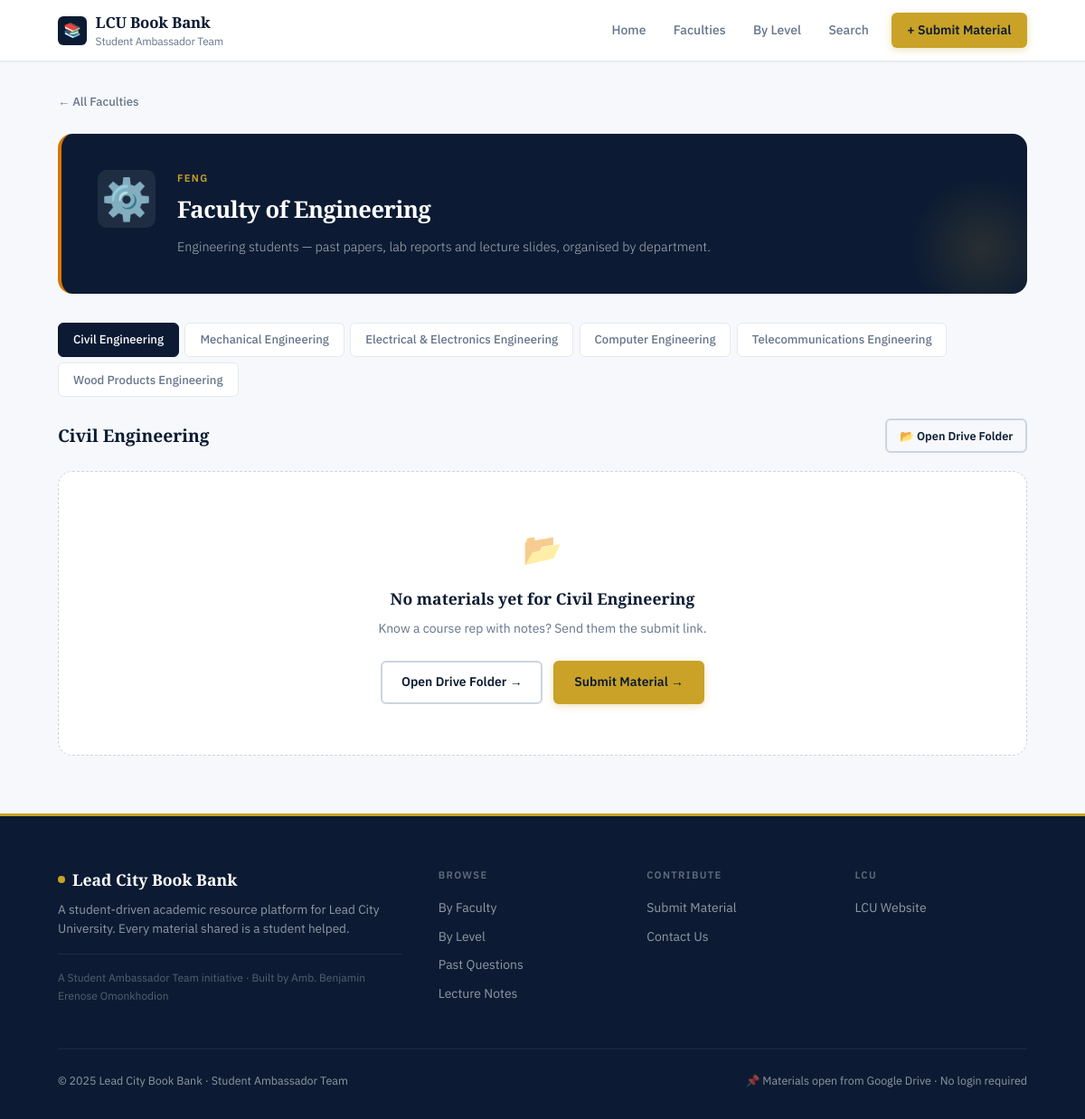
Screenshot of /faculty/faculty-of-engineering/ with the database file from the repository.
### core/models.py (models this page shows, shortened)
class Faculty(models.Model):
    name        = models.CharField(max_length=200)
    slug        = models.SlugField(unique=True)
    abbr        = models.CharField(max_length=10)
    emoji       = models.CharField(max_length=10, default="📚")
    degree      = models.CharField(max_length=60)          # e.g. "B.Sc"
    description = models.TextField()
    drive_url   = models.URLField(blank=True)
    color       = models.CharField(max_length=7, default="#0c1b33")
    order       = models.PositiveIntegerField(default=0)   # display order
    class Meta:
        verbose_name_plural = "Faculties"
        ordering = ["order", "name"]
    def dept_count(self):
        return self.departments.count()

class Department(models.Model):
    faculty   = models.ForeignKey(Faculty, on_delete=models.CASCADE,
                                   related_name="departments")
    name      = models.CharField(max_length=200)
    slug      = models.SlugField()
    drive_url = models.URLField(blank=True)
    order     = models.PositiveIntegerField(default=0)
    class Meta:
        ordering = ["order", "name"]
        unique_together = [["faculty", "slug"]]
    def material_count(self):
        return self.resources.filter(status="approved").count()

### core/views.py (the view)
# urls.py: path("faculty/<slug:slug>/",      views.faculty_detail,  name="faculty"),
def faculty_detail(request, slug):
    faculty = get_object_or_404(
        Faculty.objects.prefetch_related("departments"), slug=slug
    )
    departments = faculty.departments.all()
    dept_slug = request.GET.get("dept")
    if dept_slug:
        active_dept = get_object_or_404(Department, faculty=faculty, slug=dept_slug)
    else:
        active_dept = departments.first()
    materials = Resource.objects.filter(
        department=active_dept, status="approved"
    ).order_by("-published_at") if active_dept else []
    return render(request, "core/faculty.html", {
        "faculty":     faculty,
        "departments": departments,
        "active_dept": active_dept,
        "materials":   materials,
    })

### core/context_processors.py (called while the page is built)
def site_stats(request):
    return {
        "total_materials": Resource.objects.filter(status="approved").count(),
        "total_faculties": Faculty.objects.count(),
        "total_depts": sum(f.dept_count() for f in Faculty.objects.all()),
    }

### templates/core/faculty.html (shortened to what this page needs)
{% extends "core/base.html" %}
{% block content %}
<div class="container" style="padding-top:2rem;padding-bottom:4rem;">
  <a href="{% url 'home' %}#faculties" style="display:inline-flex;align-items:center;gap:.4rem;font-size:.82rem;color:var(--text-3);margin-bottom:1.5rem;font-weight:500;">← All Faculties</a>
  <div class="faculty-hero" style="border-left:4px solid {{ faculty.color }};">
    <div class="faculty-hero__inner">
      <div class="faculty-hero__emoji">{{ faculty.emoji }}</div>
      <div>
        <div class="faculty-hero__abbr">{{ faculty.abbr }}</div>
        <h1 class="faculty-hero__name">{{ faculty.name }}</h1>
        <p class="faculty-hero__desc">{{ faculty.description }}</p>
      </div>
    </div>
  </div>
  <div class="dept-tabs">
    {% for dept in departments %}
    <a href="{% url 'faculty' faculty.slug %}?dept={{ dept.slug }}"
       class="dept-tab {% if dept == active_dept %}active{% endif %}">
      {{ dept.name }}
    </a>
    {% endfor %}
  </div>
  {% if active_dept %}
  <div style="display:flex;align-items:center;justify-content:space-between;margin-bottom:1.25rem;flex-wrap:wrap;gap:.75rem;">
    <h2 style="font-family:var(--font-display);font-size:1.2rem;font-weight:700;color:var(--navy);">
      {{ active_dept.name }}
    </h2>
    {% if active_dept.drive_url %}
    <a href="{{ active_dept.drive_url }}" target="_blank" class="btn btn--outline btn--sm">📂 Open Drive Folder</a>
    {% endif %}
  </div>
  {% if materials %}
  <div class="materials-grid">
    {% for resource in materials %}
    {% include "core/_material_card.html" %}
    {% endfor %}
  </div>
  {% else %}
  <div class="empty-state">
    <div class="empty-state__icon">📂</div>
    <p class="empty-state__title">No materials yet for {{ active_dept.name }}</p>
    <p class="empty-state__sub">Know a course rep with notes? Send them the submit link.</p>
    <div class="empty-state__actions">
      {% if active_dept.drive_url %}
      <a href="{{ active_dept.drive_url }}" target="_blank" class="btn btn--outline">Open Drive Folder →</a>
      {% endif %}
      <a href="{% url 'upload' %}" class="btn btn--primary">Submit Material →</a>
    </div>
  </div>
  {% endif %}
  {% endif %}
</div>
{% endblock %}

### static/css/style.css (style rules this page uses)
:root { --navy: #0c1b33; --navy-mid: #142040; --navy-light: #1e3056; --gold: #c9a227; --gold-light: #e8c84a; --gold-muted: #f5e9bb; --gold-faint: #fdf8ec; --slate: #64748b; --border: #e4e9f0; --border-dark: #cbd5e1; --surface: #ffffff; --surface-2: #f6f8fb; --surface-3: #eef1f6; --text: #0c1b33; --text-2: #334155; --text-3: #64748b; --red: #b91c1c; --font-display: 'Playfair Display', Georgia, serif; --font-body: 'IBM Plex Sans', system-ui, sans-serif; --radius: 10px; --radius-sm: 6px; --radius-lg: 16px; --nav-h: 68px; --shadow-xs: 0 1px 2px rgba(12,27,51,.06); --shadow-sm: 0 1px 3px rgba(12,27,51,.08), 0 4px 12px rgba(12,27,51,.07); --shadow-md: 0 4px 8px rgba(12,27,51,.08), 0 16px 40px rgba(12,27,51,.12); --shadow-gold: 0 8px 32px rgba(201,162,39,.25); }
*, *::before, *::after { box-sizing: border-box; margin: 0; padding: 0; }
html { scroll-behavior: smooth; }
body { font-family: var(--font-body); font-size: 15px; color: var(--text); background: var(--surface-2); line-height: 1.65; -webkit-font-smoothing: antialiased; }
a { color: inherit; text-decoration: none; }
.container { max-width: 1120px; margin: 0 auto; padding: 0 1.5rem; }
.btn { display: inline-flex; align-items: center; justify-content: center; padding: .65rem 1.3rem; border-radius: var(--radius-sm); font-weight: 600; font-size: .875rem; transition: all .15s; cursor: pointer; font-family: var(--font-body); }
.btn--primary { background: var(--gold); color: var(--navy); border: 2px solid var(--gold); box-shadow: 0 2px 8px rgba(201,162,39,.3); }
.btn--outline { background: transparent; color: var(--navy); border: 2px solid var(--border-dark); }
.btn--sm { padding: .4rem .85rem; font-size: .8rem; }
.faculty-hero { background: var(--navy); color: #fff; padding: 2.5rem; border-radius: var(--radius-lg); margin-bottom: 2rem; position: relative; overflow: hidden; }
.faculty-hero::before { content: ""; position: absolute; bottom: -30px; right: -30px; width: 160px; height: 160px; border-radius: 50%; background: radial-gradient(circle, rgba(201,162,39,.15) 0%, transparent 70%); }
.faculty-hero__inner { display: flex; gap: 1.5rem; align-items: flex-start; position: relative; }
.faculty-hero__emoji { font-size: 2.8rem; flex-shrink: 0; width: 64px; height: 64px; background: rgba(255,255,255,.08); border-radius: var(--radius); display: flex; align-items: center; justify-content: center; }
.faculty-hero__abbr { font-size: .7rem; font-weight: 600; letter-spacing: .12em; color: var(--gold); text-transform: uppercase; margin-bottom: .3rem; }
.faculty-hero__name { font-family: var(--font-display); font-size: 1.6rem; font-weight: 700; letter-spacing: -.02em; margin-bottom: .5rem; }
.faculty-hero__desc { font-size: .9rem; color: rgba(255,255,255,.65); font-weight: 300; }
.dept-tabs { display: flex; gap: .4rem; flex-wrap: wrap; margin-bottom: 1.5rem; }
.dept-tab { padding: .45rem 1rem; border-radius: var(--radius-sm); border: 1.5px solid var(--border); font-size: .82rem; font-weight: 500; color: var(--text-3); background: var(--surface); transition: all .15s; display: inline-block; }
.dept-tab.active { background: var(--navy); border-color: var(--navy); color: #fff; }
.empty-state { text-align: center; padding: 3.5rem 2rem; background: var(--surface); border: 1.5px dashed var(--border-dark); border-radius: var(--radius-lg); }
.empty-state__icon { font-size: 2.2rem; margin-bottom: .75rem; opacity: .6; }
.empty-state__title { font-family: var(--font-display); font-size: 1.1rem; font-weight: 700; color: var(--navy); margin-bottom: .4rem; }
.empty-state__sub { font-size: .875rem; color: var(--text-3); margin-bottom: 1.5rem; }
.empty-state__actions { display: flex; gap: .75rem; justify-content: center; flex-wrap: wrap; }

### rows the page displays
Faculty: emoji "⚙️", abbr "FENG", name "Faculty of Engineering", description "Engineering students — past papers, lab reports and lecture slides, organised by department."
Department: name "Civil Engineering"
Department: name "Mechanical Engineering"
Department: name "Electrical & Electronics Engineering"
Department: name "Computer Engineering"
Department: name "Telecommunications Engineering"
Department: name "Wood Products Engineering"
